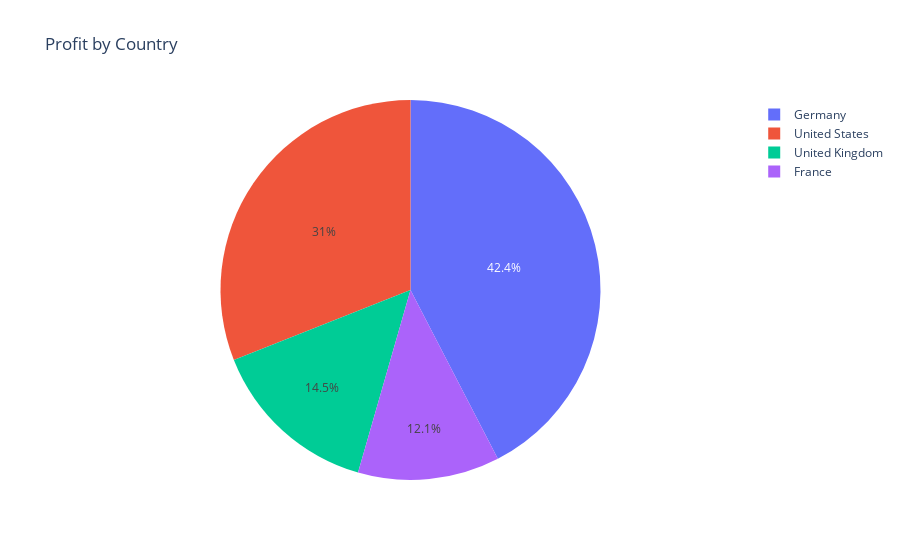

Notebook code cell kept with this figure:
### Code cell
fig =px.pie(country_sales,values='Profit',names='Country',
            title='Profit by Country')
fig.show()

### Figure 1 — Plotly figure (JSON) as saved in the notebook; plotly's stock layout.template omitted (floating-point values rounded to 4 significant figures)
{"data": [{"domain": {"x": [0, 1], "y": [0, 1]}, "hovertemplate": "Country=%{label}<br>Profit=%{value}<extra></extra>", "labels": ["France", "Germany", "United Kingdom", "United States"], "legendgroup": "", "name": "", "showlegend": true, "type": "pie", "values": [272657, 958825, 328955, 701165]}], "layout": {"legend": {"tracegroupgap": 0}, "title": {"text": "Profit by Country"}}}
